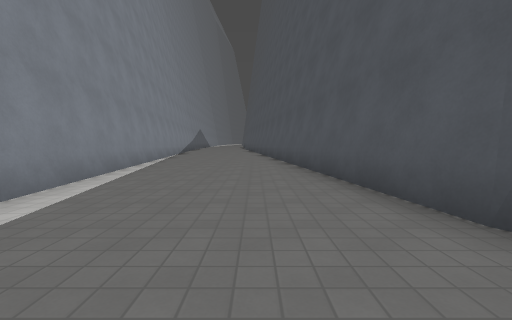
View 1 (above)

16 first-person views from a walk through a Godot game level. The camera is 1.3 m above the floor, tilts 4° down and sees 90° across. The floor is counted in squares, 2 m on a side. Each view is taken from the middle of a square. On the plan, view 1 faces up. The plan holds only what a view shows up to about 9 squares ahead; the rest is blank. The place goes on beyond the plan. Flat picture figures and markers are left out. Characters and animated objects are left out. Surface patterns are stand-ins for the level's own textures.

View 2
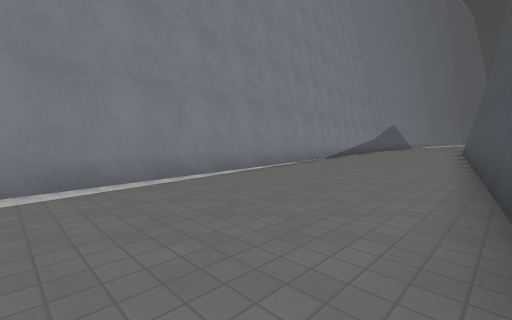

View 3
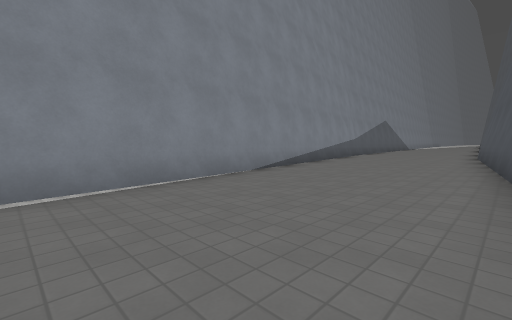

View 4
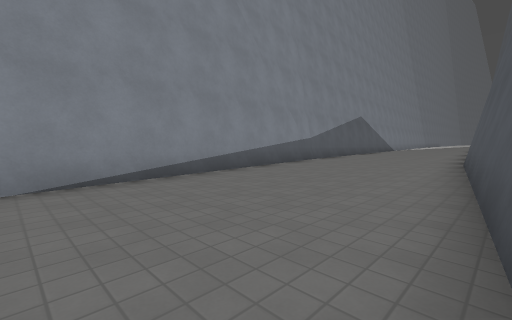

View 5
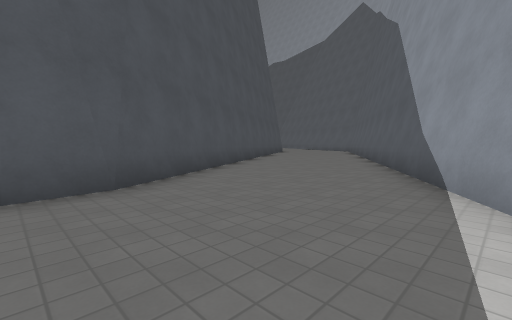

View 6
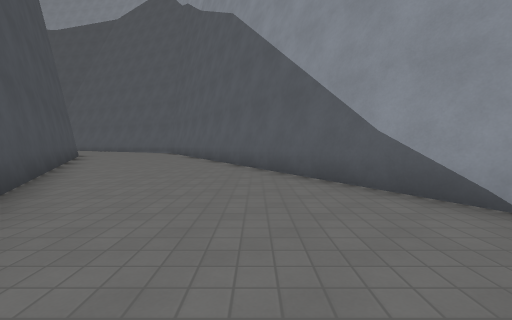

View 7
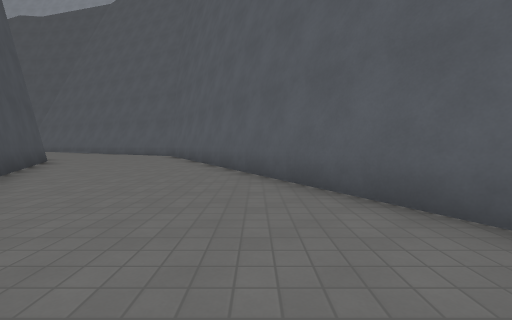

View 8
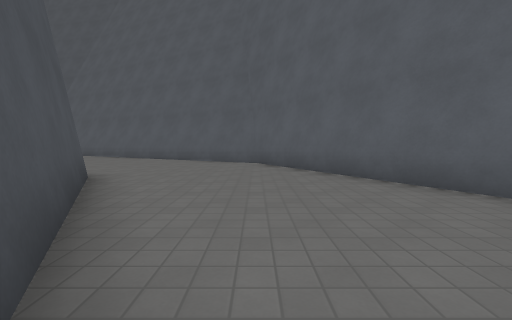

View 9
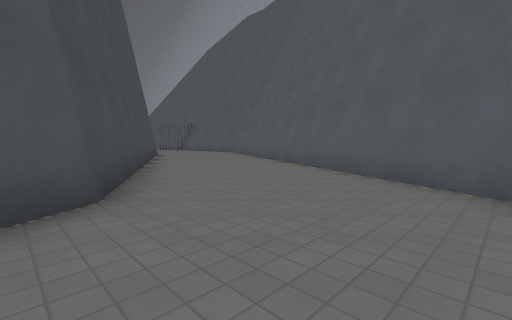

View 10
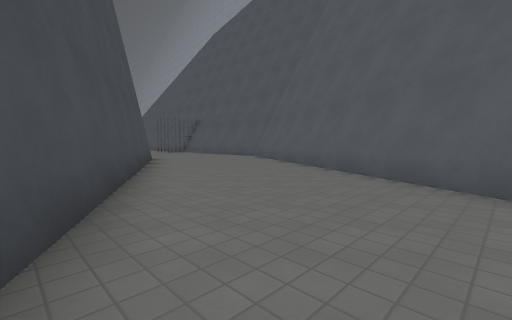

View 11
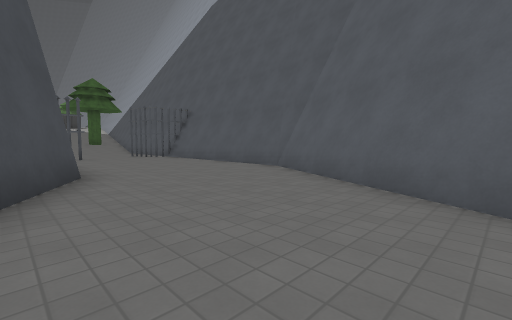

View 12
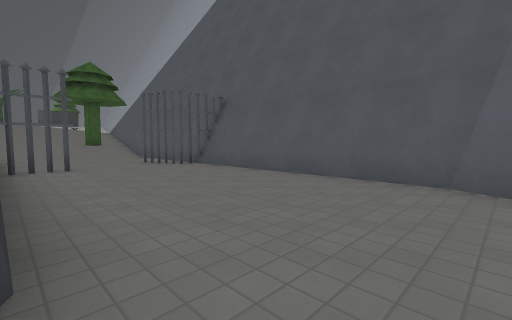

View 13
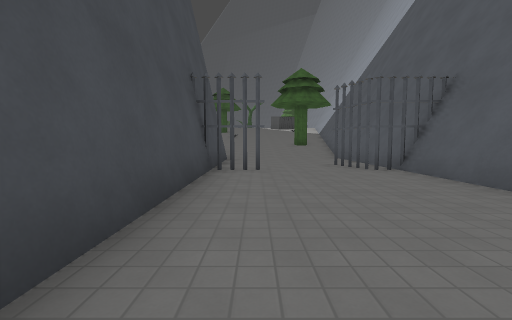

View 14
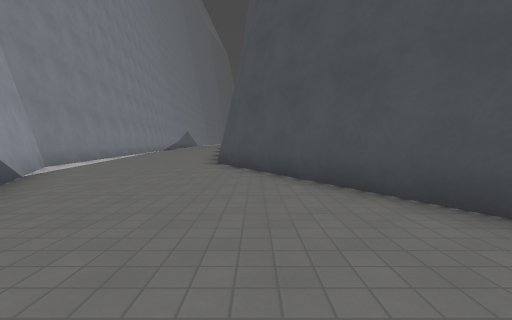

View 15
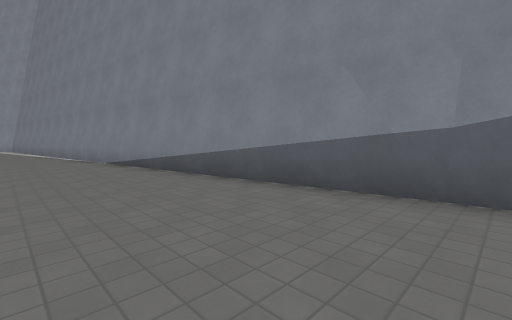

View 16
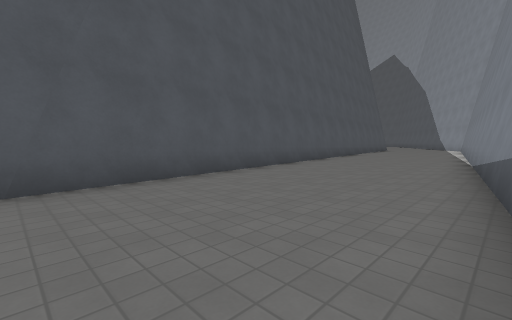

### Floor plan
Points are (right, up) in squares from view 1. A wall is a line through its corners. A room is listed if a view was taken in it or the views show most of it. See-through windows are left out.
Room 1 (views 1, 2, 3, 4, 5, 6, 7, 8, 9, 10, 11, 12, 13, 14, 15, 16)
walls: (5.8, -14.3) (13.6, -18.3); (13.9, -18.4) (15.6, -19.3); (0.2, 15.2) (-0.6, 21.6); (19.5, -15.9) (9.1, -10.6) (2, 1.7) (0.4, 13.6); (15.9, -19.5) (17.6, -20.3); (17.8, -20.5) (18.6, -20.8) (25.4, -20.8); (18.3, -20.7) (18.9, -20.8); (18.6, -20.6) (25.5, -20.5); (25.1, -15.8) (19.9, -15.9); (-5.5, 23) (-2.5, 0.5) (6.1, -14.4)
low walls: (5.8, -14) (18.6, -20.6)
ways out: opening at (26, -18)

Where each view was taken, in squares from view 1:
view 1: 0 up, 0 right, facing up
view 2: 5 up, 1 right, facing up-left
view 3: 10 up, 0 right, facing up-left
view 4: 14 up, 0 right, facing up-left
view 5: 3 up, 2 left, facing down-right
view 6: 1 up, 1 right, facing down
view 7: 2 down, 2 right, facing down
view 8: 6 down, 6 right, facing down
view 9: 10 down, 6 right, facing down-right
view 10: 12 down, 10 right, facing down-right
view 11: 15 down, 14 right, facing down-right
view 12: 16 down, 18 right, facing down-right
view 13: 17 down, 19 right, facing right
view 14: 6 down, 3 right, facing up
view 15: 23 up, 2 left, facing down-left
view 16: 23 up, 5 left, facing down-right
